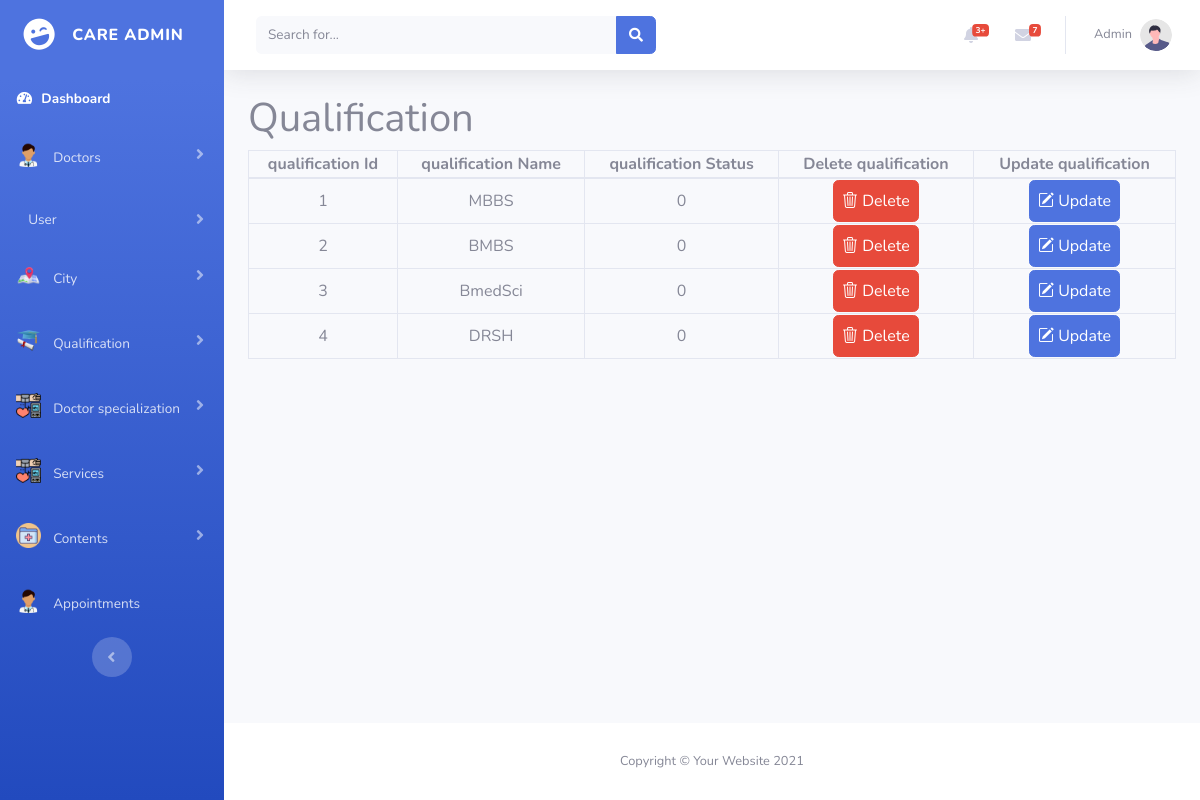
/admin/view_qualification.php (signed in), run on the app's committed database.
### tables this page shows
CREATE TABLE `qualification` (
  `qualification_id` int(11) NOT NULL,
  `qualification_name` varchar(100) NOT NULL,
  `status` int(11) NOT NULL
);

### admin/view_qualification.php (the view, shortened to what this page needs)
<?php
include("connection.php");
$select_qualification_query = "SELECT * FROM `qualification`";
$run_select_qualification_query = mysqli_query($connection, $select_qualification_query);
?>
<!DOCTYPE html>
<html lang="en">
<head>
    <link rel="stylesheet" href="https://cdn.jsdelivr.net/npm/bootstrap-icons@1.11.1/font/bootstrap-icons.css">
    <link href="vendor/fontawesome-free/css/all.min.css" rel="stylesheet" type="text/css">
    <link href="https://cdn.jsdelivr.net/npm/bootstrap@5.0.2/dist/css/bootstrap.min.css" rel="stylesheet"
>
    <link href="css/sb-admin-2.min.css" rel="stylesheet">
</head>
<body id="page-top">
    <div id="wrapper">
        <?php include 'sidebar.php';?>
        <div id="content-wrapper" class="d-flex flex-column">
            <div id="content">
                <?php include 'topbar.php';?>
                <div class="container">
                        <h1>Qualification</h1>
                        <table class="table-bordered w-100 text-center">
                            <thead>
                                <th>qualification Id</th>
                                <th>qualification Name</th>
                                <th>qualification Status</th>
                                <th>Delete qualification</th>
                                <th>Update qualification</th>
                            </thead>
                            <tbody>
                                <?php while($row_qualification = mysqli_fetch_array($run_select_qualification_query)){?>
                              <tr>
                                        <td><?php echo $row_qualification['qualification_id']; ?></td>
                                        <td><?php echo $row_qualification['qualification_name']; ?></td>
                                        <td><?php echo $row_qualification['status']; ?></td>
                                        <td><a href="delete_qualification.php?cat_id=<?php echo $row_qualification['qualification_id']; ?>" class="btn btn-danger px-2 py-2"><i class="bi bi-trash3"></i> Delete</a></td>
                                        <td><a href="update_qualification.php?cat_id=<?php echo $row_qualification['qualification_id']; ?>" class="btn btn-primary px-2 py-2"><i class="bi bi-pencil-square"></i> Update</a></td>
                              </tr>
                                <?php } ?>
                            </tbody>
                        </table>
                </div>
            </div>
            <?php include 'footer.php' ?>
        </div>
    </div>
</body>
</html>

### data on the page
qualification: qualification_id "1", qualification_name "MBBS", status "0"
qualification: qualification_id "2", qualification_name "BMBS", status "0"
qualification: qualification_id "3", qualification_name "BmedSci", status "0"
qualification: qualification_id "4", qualification_name "DRSH", status "0"
